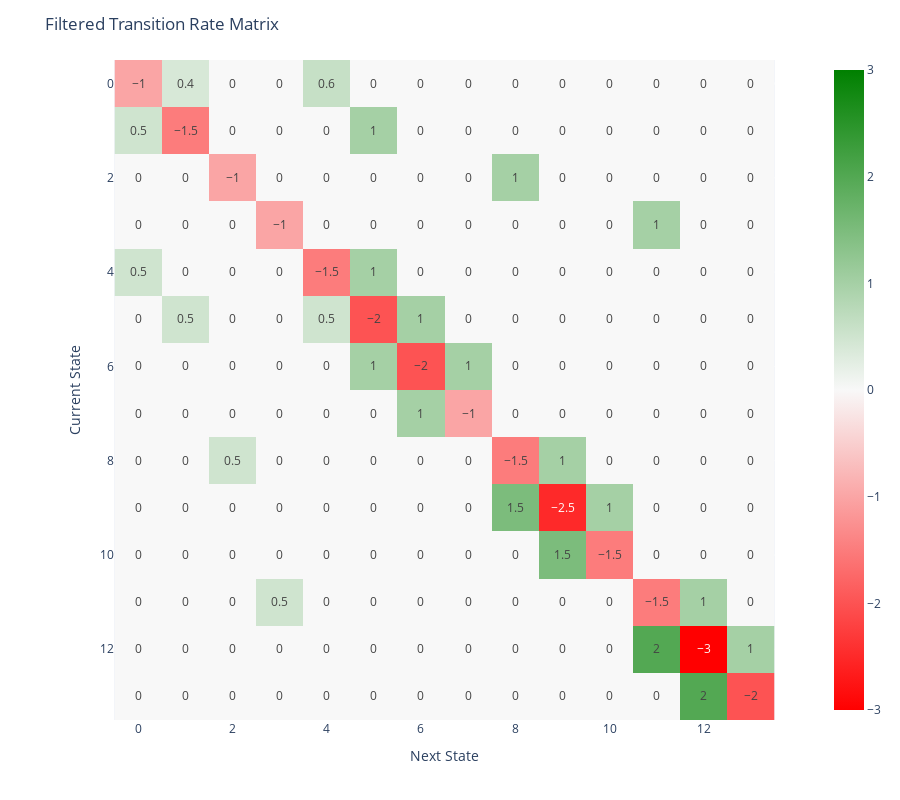

The notebook cell saved with this chart:
### Code cell
def make_transition_rate_matrix(graph: dict):
    index = {s: i for i, s in enumerate(graph)}

    n = len(graph)
    matrix = np.zeros((n, n))

    for from_state, to_states in graph.items():
        for to_state, rate in to_states.items():
            matrix[index[from_state], index[to_state]] = rate

    for i in range(n):
        matrix[i, i] = -sum(matrix[i, :])

    return matrix

transition_rate_matrix = make_transition_rate_matrix(available_states)

fig = px.imshow(
    transition_rate_matrix,
    text_auto = True,
    height = 800,
    color_continuous_scale = [[0, 'red'], [0.5, '#f8f8f8'], [1, 'green']],
    color_continuous_midpoint = 0.0,
)
fig.update_layout(
    title='Filtered Transition Rate Matrix',
    xaxis_title='Next State',
    yaxis_title='Current State',
)
fig.show()

### Figure 1 — Plotly figure (JSON) as saved in the notebook; plotly's stock layout.template omitted (floating-point values rounded to 4 significant figures; data arrays with more than 128 entries replaced by an {"elided": "..."} marker saying what was removed)
{"data": [{"coloraxis": "coloraxis", "hovertemplate": "x: %{x}<br>y: %{y}<br>color: %{z}<extra></extra>", "name": "0", "texttemplate": "%{z}", "type": "heatmap", "xaxis": "x", "yaxis": "y", "z": {"elided": "14x14 float values"}}], "layout": {"coloraxis": {"cmid": 0, "colorscale": [[0, "red"], [0.5, "#f8f8f8"], [1, "green"]]}, "height": 800, "margin": {"t": 60}, "title": {"text": "Filtered Transition Rate Matrix"}, "xaxis": {"anchor": "y", "constrain": "domain", "domain": [0, 1], "scaleanchor": "y", "title": {"text": "Next State"}}, "yaxis": {"anchor": "x", "autorange": "reversed", "constrain": "domain", "domain": [0, 1], "title": {"text": "Current State"}}}}
